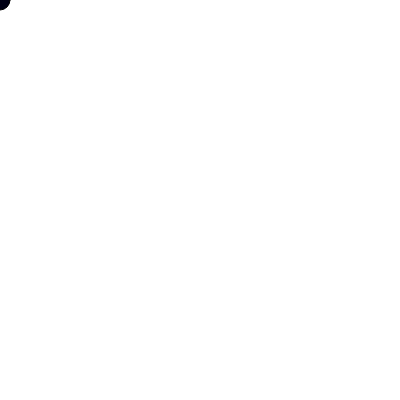
Frame 1 (no input)
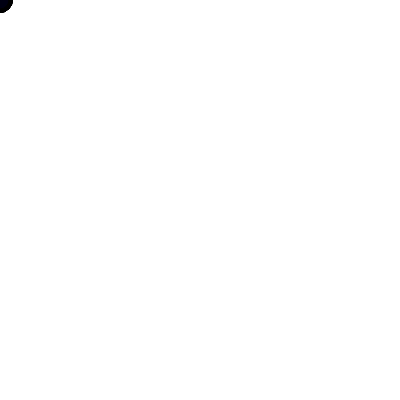
Frame 60 (no input)
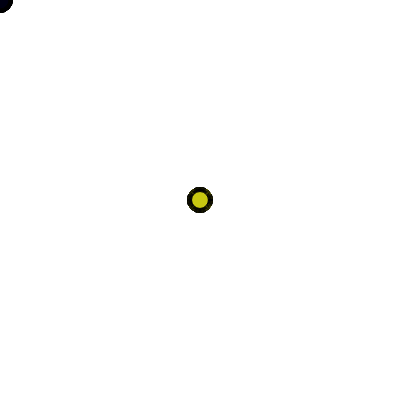
Frame 120 (the mouse pressed at the canvas centre since frame 60)

The p5.js sketch that drew these frames (run headless with seeded random() and noise() and a simulated clock; from frame 60 on, the mouse is pressed at the canvas centre):

// p5.js sketch
// ── sketch.js
let x=0;
function setup() {
  createCanvas(400, 400);
}

function draw() {
  //background(220);
  //if(mousePresssed){} else{}
  //if(mousePresssed){
  fill(mouseX, mouseY, 20+5*sin(x));
  circle(mouseX, mouseY, 20+5*sin(x));
  /*}else{
  fill(mouseX, mouseY, 20+5*sin(x));
  rect(mouseX, mouseY, 20+5*sin(x), 20+5*sin(x));
  }*/
  x=x+0.1;
}
